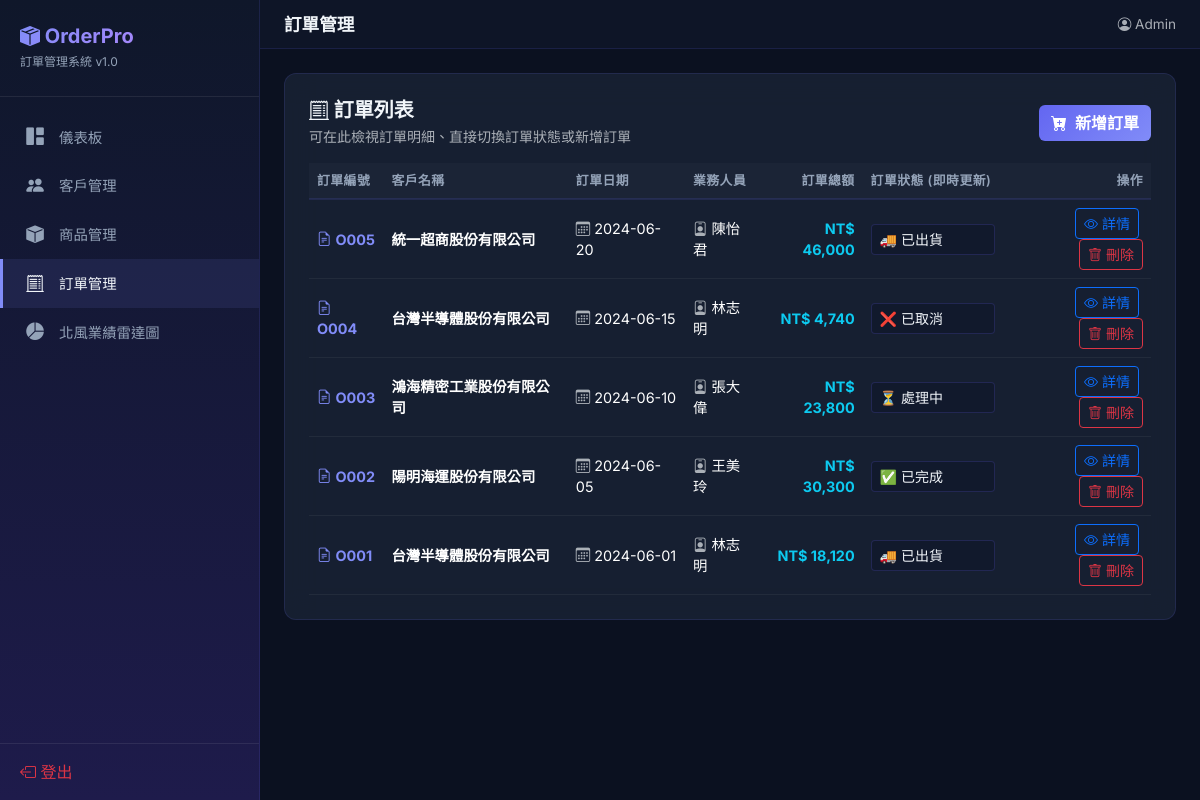
Page /orders (signed in) on the earlier database version.
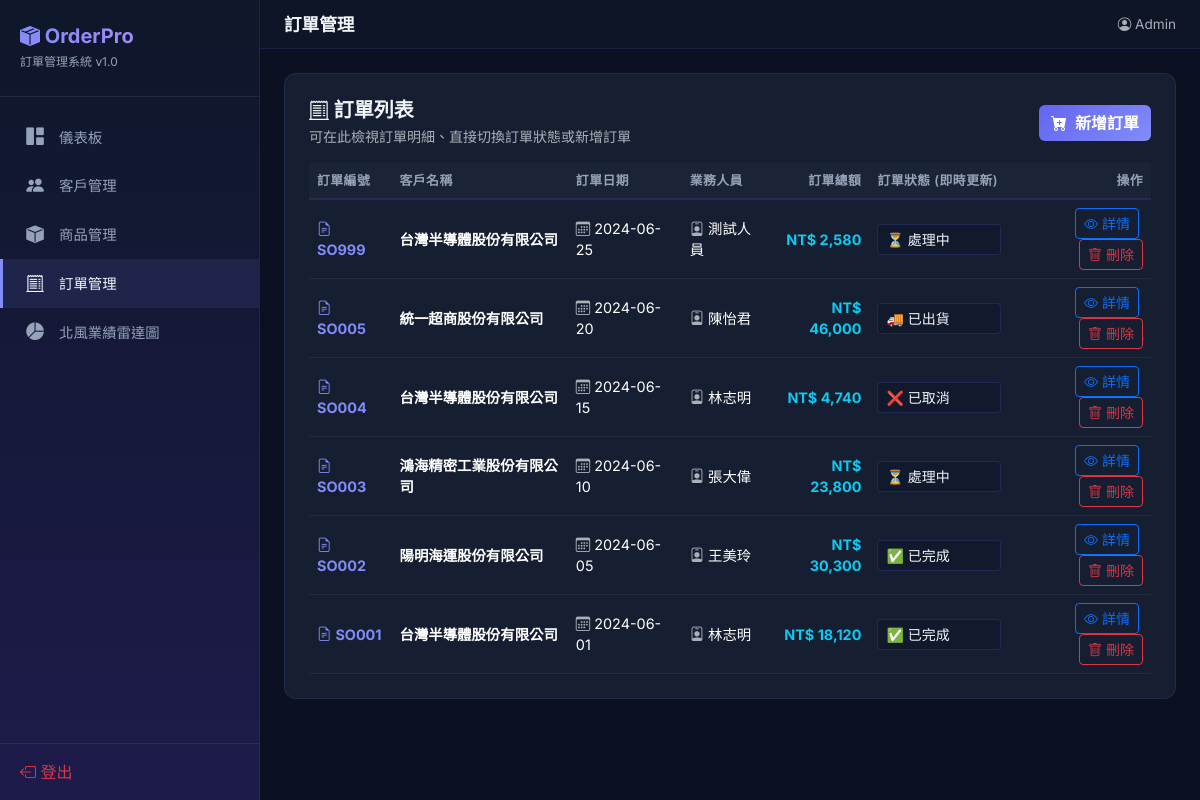
Same page on the later database version.
### tables this page shows
CREATE TABLE orders (
    訂單編號  TEXT PRIMARY KEY,
    客戶編號  TEXT NOT NULL,
    訂單日期  TEXT NOT NULL,
    狀態      TEXT NOT NULL DEFAULT '處理中',
    業務人員  TEXT,
    FOREIGN KEY (客戶編號) REFERENCES customer(客戶編號)
);

### app.py (the view)
@app.route('/orders')
@login_required
def orders():
    rows = get_db().execute('''
        SELECT o.*, c.名稱 AS 客戶名稱,
               COALESCE(SUM(oi.數量 * oi.單價), 0) AS 訂單總額
        FROM orders o
        JOIN customer c ON o.客戶編號 = c.客戶編號
        LEFT JOIN order_item oi ON o.訂單編號 = oi.訂單編號
        GROUP BY o.訂單編號
        ORDER BY o.訂單日期 DESC
    ''').fetchall()
    return render_template('orders.html', orders=rows)

### app.py (called while the page is built)
def get_db():
    if 'db' not in g:
        g.db = sqlite3.connect(DATABASE)
        g.db.row_factory = sqlite3.Row
        g.db.execute('PRAGMA foreign_keys = ON')
    return g.db

def login_required(f):
    @wraps(f)
    def decorated(*args, **kwargs):
        if not session.get('logged_in') or session.get('role') != 'admin':
            flash('請先以管理員身分登入系統', 'warning')
            return redirect(url_for('login'))
        return f(*args, **kwargs)
    return decorated

### templates/orders.html (shortened to what this page needs)
{% extends "base.html" %}
{% block page_title %}訂單管理{% endblock %}
{% block content %}
<div class="glass-card p-4">
  <div class="d-flex justify-content-between align-items-center mb-3">
    <div>
      <h5 class="fw-bold mb-1"><i class="bi bi-receipt-cutoff text-indigo"></i> 訂單列表</h5>
      <p class="text-muted small mb-0">可在此檢視訂單明細、直接切換訂單狀態或新增訂單</p>
    </div>
    <a href="{{ url_for('order_add') }}" class="btn btn-primary">
      <i class="bi bi-cart-plus-fill me-1"></i> 新增訂單
    </a>
  </div>
  <div class="table-responsive">
    <table class="table table-dark-custom table-hover align-middle mb-0">
      <thead>
        <tr>
          <th>訂單編號</th>
          <th>客戶名稱</th>
          <th>訂單日期</th>
          <th>業務人員</th>
          <th class="text-end">訂單總額</th>
          <th style="min-width: 140px;">訂單狀態 (即時更新)</th>
          <th class="text-end">操作</th>
        </tr>
      </thead>
      <tbody>
        {% for o in orders %}
        <tr id="row-{{ o['訂單編號'] }}">
          <td class="fw-bold">
            <a href="{{ url_for('order_detail', order_id=o['訂單編號']) }}" class="text-decoration-none" style="color:var(--clr-primary)">
              <i class="bi bi-file-earmark-text me-1"></i>{{ o['訂單編號'] }}
            </a>
          </td>
          <td class="fw-semibold">{{ o['客戶名稱'] }}</td>
          <td><i class="bi bi-calendar3 text-muted me-1"></i>{{ o['訂單日期'] }}</td>
          <td><i class="bi bi-person-badge text-muted me-1"></i>{{ o['業務人員'] or '-' }}</td>
          <td class="text-end fw-bold text-info">NT$ {{ '{:,.0f}'.format(o['訂單總額']) }}</td>
          <td>
            <select class="form-select form-select-sm status-select"
                    data-order-id="{{ o['訂單編號'] }}"
                    onchange="changeStatus('{{ o['訂單編號'] }}', this)">
              <option value="處理中" {% if o['狀態'] == '處理中' %}selected{% endif %}>⏳ 處理中</option>
              <option value="已出貨" {% if o['狀態'] == '已出貨' %}selected{% endif %}>🚚 已出貨</option>
              <option value="已完成" {% if o['狀態'] == '已完成' %}selected{% endif %}>✅ 已完成</option>
              <option value="已取消" {% if o['狀態'] == '已取消' %}selected{% endif %}>❌ 已取消</option>
            </select>
          </td>
          <td class="text-end">
            <a href="{{ url_for('order_detail', order_id=o['訂單編號']) }}" class="btn btn-sm btn-outline-primary me-1">
              <i class="bi bi-eye"></i> 詳情
            </a>
            <a href="{{ url_for('order_delete', order_id=o['訂單編號']) }}"
               class="btn btn-sm btn-outline-danger"
               onclick="return confirm('確定要刪除訂單 {{ o['訂單編號'] }} 嗎？');">
              <i class="bi bi-trash"></i> 刪除
            </a>
          </td>
        </tr>
        {% else %}
        <tr>
          <td colspan="7" class="text-center text-muted py-4">目前尚無訂單資料</td>
        </tr>
        {% endfor %}
      </tbody>
    </table>
  </div>
</div>
{% endblock %}

Differences in the rows shown:
removed orders: 訂單編號 "O005", 客戶名稱 "統一超商股份有限公司", 訂單日期 "2024-06-20", 業務人員 "陳怡君", 訂單總額 "46,000", 狀態+訂單編號 "🚚 已出貨"
removed orders: 訂單編號 "O004", 客戶名稱 "台灣半導體股份有限公司", 訂單日期 "2024-06-15", 業務人員 "林志明", 訂單總額 "4,740", 狀態+訂單編號 "❌ 已取消"
removed orders: 訂單編號 "O003", 客戶名稱 "鴻海精密工業股份有限公司", 訂單日期 "2024-06-10", 業務人員 "張大偉", 訂單總額 "23,800", 狀態+訂單編號 "⏳ 處理中"
removed orders: 訂單編號 "O002", 客戶名稱 "陽明海運股份有限公司", 訂單日期 "2024-06-05", 業務人員 "王美玲", 訂單總額 "30,300", 狀態+訂單編號 "✅ 已完成"
removed orders: 訂單編號 "O001", 客戶名稱 "台灣半導體股份有限公司", 訂單日期 "2024-06-01", 業務人員 "林志明", 訂單總額 "18,120", 狀態+訂單編號 "🚚 已出貨"
added orders: 訂單編號 "SO999", 客戶名稱 "台灣半導體股份有限公司", 訂單日期 "2024-06-25", 業務人員 "測試人員", 訂單總額 "2,580", 狀態+訂單編號 "⏳ 處理中"
added orders: 訂單編號 "SO005", 客戶名稱 "統一超商股份有限公司", 訂單日期 "2024-06-20", 業務人員 "陳怡君", 訂單總額 "46,000", 狀態+訂單編號 "🚚 已出貨"
added orders: 訂單編號 "SO004", 客戶名稱 "台灣半導體股份有限公司", 訂單日期 "2024-06-15", 業務人員 "林志明", 訂單總額 "4,740", 狀態+訂單編號 "❌ 已取消"
added orders: 訂單編號 "SO003", 客戶名稱 "鴻海精密工業股份有限公司", 訂單日期 "2024-06-10", 業務人員 "張大偉", 訂單總額 "23,800", 狀態+訂單編號 "⏳ 處理中"
added orders: 訂單編號 "SO002", 客戶名稱 "陽明海運股份有限公司", 訂單日期 "2024-06-05", 業務人員 "王美玲", 訂單總額 "30,300", 狀態+訂單編號 "✅ 已完成"
added orders: 訂單編號 "SO001", 客戶名稱 "台灣半導體股份有限公司", 訂單日期 "2024-06-01", 業務人員 "林志明", 訂單總額 "18,120", 狀態+訂單編號 "✅ 已完成"
